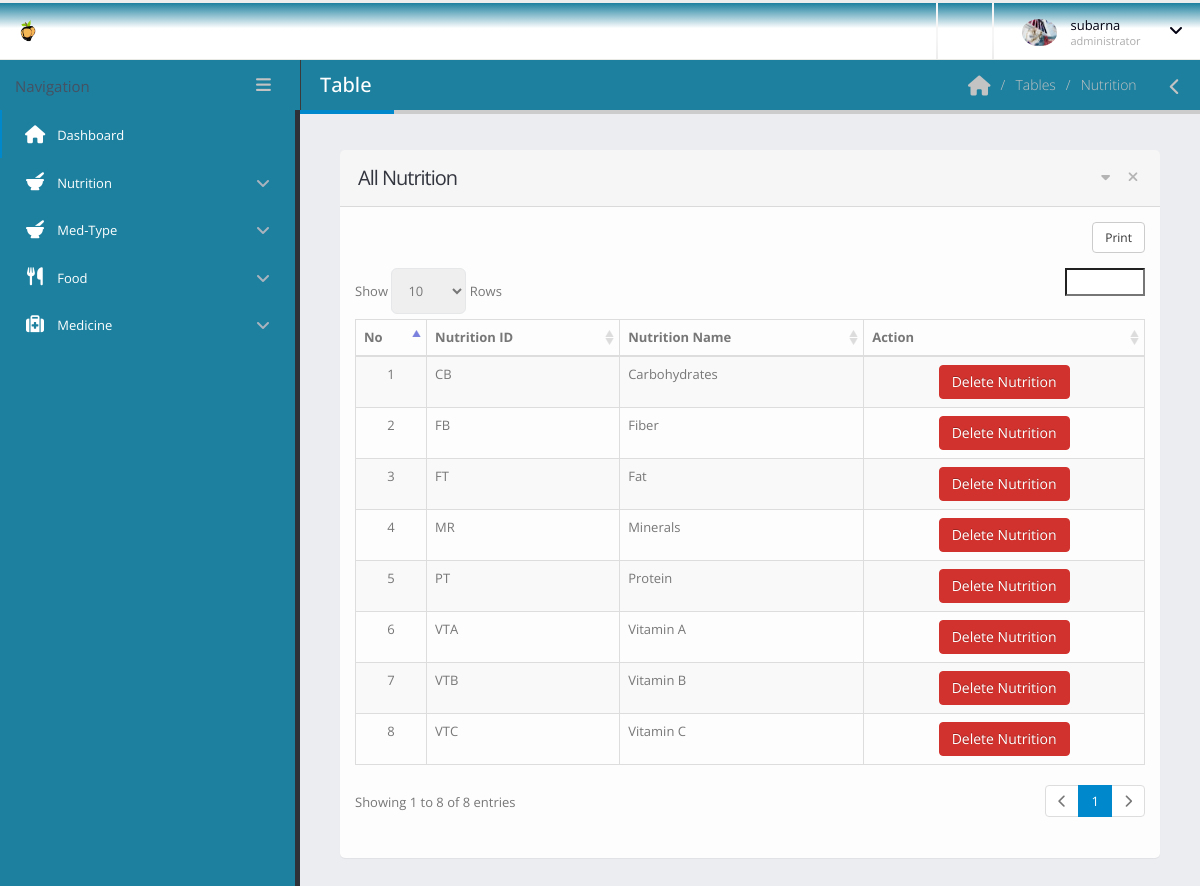
The page /dashboard/nutri-list.php (signed in) on the database its author committed.
### tables this page shows
CREATE TABLE `nutri_tables` (
`nutri_id` varchar(11) NOT NULL,
  `nutri_name` varchar(255) DEFAULT NULL
);

### dashboard/nutri-list.php (the view, shortened to what this page needs)
<?php include 'template/header.php';
?>
	<body>
		<section class="body">
			<?php include 'template/top-bar.php'; ?>
			<div class="inner-wrapper">
				<?php include 'template/left-bar.php'; ?>
				<section role="main" class="content-body">
					<header class="page-header">
						<h2>Table</h2>
						<div class="right-wrapper pull-right">
							<ol class="breadcrumbs">
								<li>
									<a href="index.php">
										<i class="fa fa-home"></i>
									</a>
								</li>
								<li><span>Tables</span></li>
								<li><span>Nutrition</span></li>
							</ol>
							<a class="sidebar-right-toggle" data-open="sidebar-right"><i class="fa fa-chevron-left"></i></a>
						</div>
					</header>
						<section class="panel">
							<header class="panel-heading">
								<div class="panel-actions">
									<a href="#" class="fa fa-caret-down"></a>
									<a href="#" class="fa fa-times"></a>
								</div>
								<h2 class="panel-title">All Nutrition</h2>
							</header>
							<div class="panel-body">
								<table class="table table-bordered table-striped mb-none" id="datatable-tabletools" data-swf-path="assets/vendor/jquery-datatables/extras/TableTools/swf/copy_csv_xls_pdf.swf">
									<thead>
										<tr>
											<th>No</th>
											<th>Nutrition ID</th>
											<th>Nutrition Name</th>
											<th class="hidden-phone">Action</th>
										</tr>
									</thead>
									<tbody>
										<?php
										$count = 1;
										$con = connect();
										$sql = "SELECT * FROM `nutri_tables`;";
										$result = $con->query($sql);
										foreach ($result as $r) {
										?>
										<tr class="gradeX">
											<td class="center hidden-phone"><?php echo $count; ?></td>
											<td><?php echo $r['nutri_id']; ?></td>
											<td><?php echo $r['nutri_name']; ?></td>
											<td class="center hidden-phone">
												<a href="delete-nutri.php?nutri_id=<?php echo $r['nutri_id']; ?>" class="btn btn-danger"  onclick="if (!Done()) return false; ">Delete Nutrition</a>
											</td>
										</tr>
										<?php $count++; } ?>
									</tbody>
								</table>
							</div>
						</section>
				</section>
			</div>
		</section>
	</body>
</html>

### dashboard/template/header.php (shortened to what this page needs)
<!doctype html>
<html class="fixed">
	<head>
		<link rel="stylesheet" href="assets/vendor/bootstrap/css/bootstrap.css" />
		<link rel="stylesheet" href="assets/vendor/font-awesome/css/font-awesome.css" />
		<link rel="stylesheet" href="assets/vendor/magnific-popup/magnific-popup.css" />
		<link rel="stylesheet" href="assets/vendor/bootstrap-datepicker/css/datepicker3.css" />
		<link rel="stylesheet" href="assets/vendor/jquery-ui/css/ui-lightness/jquery-ui-1.10.4.custom.css" />
		<link rel="stylesheet" href="assets/vendor/bootstrap-multiselect/bootstrap-multiselect.css" />
		<link rel="stylesheet" href="assets/vendor/morris/morris.css" />
		<link rel="stylesheet" href="assets/vendor/select2/select2.css" />
		<link rel="stylesheet" href="assets/vendor/jquery-datatables-bs3/assets/css/datatables.css" />
		<link rel="stylesheet" href="assets/stylesheets/theme.css" />
		<link rel="stylesheet" href="assets/stylesheets/skins/default.css" />
		<link rel="stylesheet" href="assets/stylesheets/theme-custom.css">
		<link href="https://pro-next.fontawesome.com/releases/v5.7.2/css/all.css" data-prerender="keep" rel="stylesheet">
<link href="https://unpkg.com/dropzone@6.0.0-beta.1/dist/dropzone.css" rel="stylesheet" type="text/css" />
	</head>

### dashboard/template/top-bar.php (shortened to what this page needs)
<header class="header">
				<div class="logo-container">
					<a href="index.php" class="logo">
						<img src="assets/images/logo.png" height="35" alt="JSOFT Admin" />
					</a>
				</div>
				<div class="header-right">
					<span class="separator"></span>
					<span class="separator"></span>
					<div id="userbox" class="userbox">
						<a href="#" data-toggle="dropdown">
							<figure class="profile-picture">
								<img src="assets/images/!logged-user.jpg" alt="Joseph Doe" class="img-circle" data-lock-picture="assets/images/!logged-user.jpg" />
							</figure>
							<div class="profile-info" data-lock-name="John Doe" data-lock-email="johndoe@JSOFT.com">
								<span class="name"><?php echo $_SESSION['name']; ?></span>
								<span class="role">administrator</span>
							</div>
							<i class="fa custom-caret"></i>
						</a>
					</div>
				</div>
			</header>

### dashboard/template/left-bar.php (shortened to what this page needs)
<aside id="sidebar-left" class="sidebar-left">
	<div class="sidebar-header">
		<div class="sidebar-title">
			Navigation
		</div>
		<div class="sidebar-toggle hidden-xs" data-toggle-class="sidebar-left-collapsed" data-target="html" data-fire-event="sidebar-left-toggle">
			<i class="fa fa-bars" aria-label="Toggle sidebar"></i>
		</div>
	</div>
	<div class="nano">
		<div class="nano-content">
			<nav id="menu" class="nav-main" role="navigation">
				<ul class="nav nav-main">
					<li class="nav-active">
						<a href="index.php">
							<i class="fa fa-home" aria-hidden="true"></i>
							<span>Dashboard</span>
						</a>
					</li>
					<?php if((isset($_SESSION['isLoggedIn']) && $_SESSION['role'] == 1)){ ?>
					<li class="nav-parent">
						<a>
							<i class="fa-solid fa-mortar-pestle"></i>
							<span>Nutrition</span>
						</a>
					</li>
					<?php } ?>
					<?php if((isset($_SESSION['isLoggedIn']) && $_SESSION['role'] == 1)){ ?>
					<li class="nav-parent">
						<a>
							<i class="fa-solid fa-mortar-pestle"></i>
							<span>Med-Type</span>
						</a>
					</li>
					<?php } ?>
					<?php if((isset($_SESSION['isLoggedIn']) && $_SESSION['role'] == 1)){ ?>
					<li class="nav-parent">
						<a>
							<i class="fa fa-cutlery" aria-hidden="true"></i>
							<span>Food</span>
						</a>
					</li>
					<?php } ?>
					<?php if((isset($_SESSION['isLoggedIn']) && $_SESSION['role'] == 1)){ ?>
					<li class="nav-parent">
						<a>
							<i class="fa fa-medkit" aria-hidden="true"></i>
							<span>Medicine</span>
						</a>
					</li>
					<?php } ?>
				</ul>
			</nav>
			<hr class="separator" />
		</div>
	</div>
</aside>

### dashboard/assets/stylesheets/skins/default.css (style rules this page uses)
a, .btn-link { color: #0088cc; }
body .btn-danger { color: #ffffff; text-shadow: 0 -1px 0 rgba(0, 0, 0, 0.25); background-color: #d2322d; border-color: #d2322d; }
.page-header h2 { border-bottom-color: #0088cc; }
ul.nav-main > li.nav-active > a { box-shadow: 2px 0 0 #0088cc inset; }

### rows shown on the page
nutri_tables: nutri_id "CB", nutri_name "Carbohydrates"
nutri_tables: nutri_id "FB", nutri_name "Fiber"
nutri_tables: nutri_id "FT", nutri_name "Fat"
nutri_tables: nutri_id "MR", nutri_name "Minerals"
nutri_tables: nutri_id "PT", nutri_name "Protein"
nutri_tables: nutri_id "VTA", nutri_name "Vitamin A"
nutri_tables: nutri_id "VTB", nutri_name "Vitamin B"
nutri_tables: nutri_id "VTC", nutri_name "Vitamin C"

### other values the page prints
$_SESSION['name'] "subarna"
